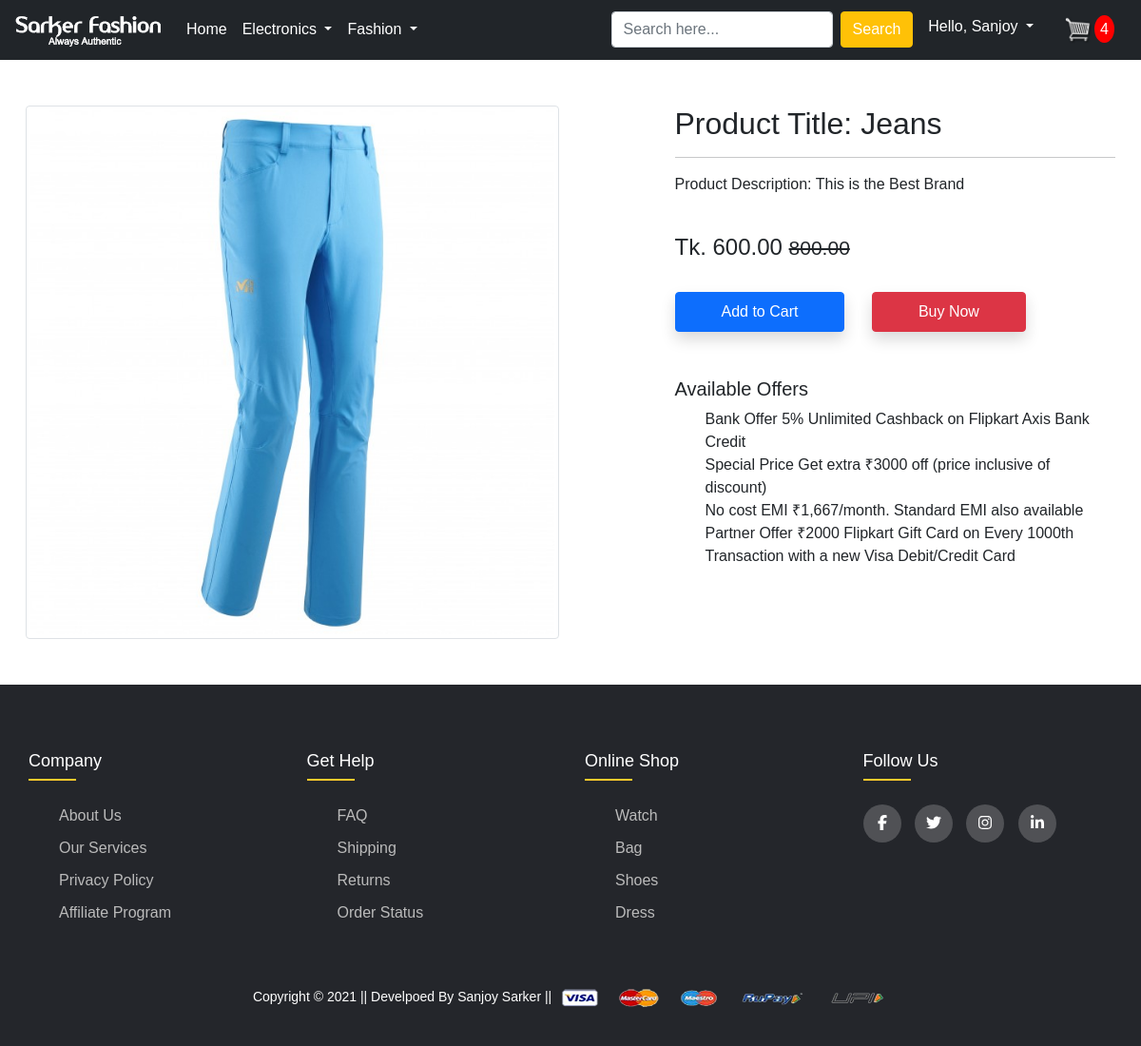
The page /product-detail/1/ (signed in) on the database its author committed.
### app/models.py (models this page shows, shortened)
class Product(models.Model):
    title = models.CharField(max_length=100, null=True)
    Selling_price = models.FloatField()
    discount_price = models.FloatField()
    description = models.TextField()
    brand = models.CharField(max_length=100, null=True)
    category = models.CharField(choices=CATEGORY, max_length=100, null=True)
    product_image = models.ImageField(upload_to='productimg')
    @property
    def imageURL(self):
        try:
            url = self.product_image.url
        except:
            url = ''
        return url

### app/views.py (the view)
class ProductDetailView(View):
    def get(self, request, pk):
        products = Product.objects.get(id=pk)
        item_in_cart = False
        if request.user.is_authenticated:
            item_in_cart = Cart.objects.filter(
                Q(product=products.id) & Q(user=request.user)).exists()
            context = {'product': products, 'item_in_cart': item_in_cart}
            return render(request, 'app/productdetail.html', context)
        else:
            return redirect('login')

### app/templates/app/productdetail.html (shortened to what this page needs)
{% extends 'app/base.html' %}
{% load static %}
{% block main-content %}
<div class="container my-5">
 <div class="row">
  <div class="col-sm-6 text-center align-self-center">
   <img src="{{product.imageURL}}" alt="Product" class="img-fluid img-thumbnail">
  </div>
  <div class="col-sm-5 offset-sm-1">
   <h2>Product Title: {{product.title}}</h2>
   <hr>
   <p>Product Description: {{product.description}}</p> <br>
   <h4>Tk. {{product.discount_price|floatformat:2}} <small class="fw-light text-decoration-line-through">{{product.Selling_price|floatformat:2}}</small></h4> <br>
   {% if request.user.is_authenticated %}
        {% if item_in_cart %}
            <a href="{% url 'showcart' %}" class="btn btn-info shadow px-5 py-2 text-white">Go to Cart</a>
        {% else %}
            <form action="/add-to-cart" class="d-inline">
                <button type="submit" class="btn btn-primary shadow px-5 py-2" >Add to Cart</button>
            </form>
        {% endif  %}
    {% endif %}
   <a href="{% url 'checkout' %}" class="btn btn-danger shadow px-5 py-2 ms-4">Buy Now</a>
   <h5 class="mt-5">Available Offers</h5>
   <ul>
    <li>Bank Offer 5% Unlimited Cashback on Flipkart Axis Bank Credit</li>
    <li>Special Price Get extra ₹3000 off (price inclusive of discount)</li>
    <li>No cost EMI ₹1,667/month. Standard EMI also available</li>
    <li>Partner Offer ₹2000 Flipkart Gift Card on Every 1000th Transaction with a new Visa Debit/Credit Card</li>
   </ul>
  </div>
 </div>
</div>
{% endblock main-content %}

### app/templates/app/base.html (shortened to what this page needs)
<!doctype html>
{% load static %}
<html lang="en">
  <head>
    <link href="https://cdn.jsdelivr.net/npm/bootstrap@5.0.0-beta1/dist/css/bootstrap.min.css" rel="stylesheet">
    <link rel="stylesheet" href="{% static 'app/css/owl.carousel.min.css' %}">
    <link rel="stylesheet" href="{% static 'app/css/all.min.css' %}">
    <link rel="stylesheet" href="{% static 'app/css/style.css' %}">
  </head>
  <body>
    <nav class="navbar navbar-expand-lg navbar-dark bg-dark">
     <div class="container-fluid">
       <a class="navbar-brand" href="/">
        <img src="{% static 'app/images/logo1.png' %}" width="160px">
      </a>
       <div class="collapse navbar-collapse" id="navbarSupportedContent">
         <ul class="navbar-nav me-auto mb-2 mb-lg-0">
           <li class="nav-item">
             <a class="nav-link active" aria-current="page" href="/">Home</a>
           </li>
           <li class="nav-item dropdown">
             <a class="nav-link dropdown-toggle text-white" href="#" id="electronicsDropdown" role="button" data-bs-toggle="dropdown" aria-expanded="false">
               Electronics
             </a>
           </li>
           <li class="nav-item dropdown">
             <a class="nav-link dropdown-toggle text-white" href="#" id="fashionDropdown" role="button" data-bs-toggle="dropdown" aria-expanded="false">
               Fashion
             </a>
           </li>
         </ul>
         <form class="d-flex">
           <input class="form-control me-2" type="search" placeholder="Search here..." aria-label="Search">
           <button class="btn btn-warning text-white" type="submit">Search</button>
         </form>
         <div>
          <ul class="navbar-nav me-auto mb-2 mb-lg-0">
            {% if request.user.is_authenticated %}
           <li class="nav-item dropdown mx-2">
              <a class="nav-link dropdown-toggle text-white" href="#" id="profileDropdown" role="button" data-bs-toggle="dropdown" aria-expanded="false">
                <span>Hello, <span class="text-capitalize">{{request.user}}</span></span>
              </a>
            </li>
            <li class="nav-item mx-2">
             <a href="{% url 'showcart' %}" class="nav-link text-white"><img src="{% static '/app/images/cart.png' %}" width="30px" alt=""><span
              class="badges">4</span> </a>
            </li>
            {% endif %}
          </ul>
         </div>
       </div>
     </div>
    </nav>
    {% block main-content %} {% endblock main-content %}
    <footer class="footer">
      <div class="container">
        <div class="row">
          <div class="footer-col">
            <h4>company</h4>
            <ul>
              <li><a href="#">about us</a></li>
              <li><a href="#">our services</a></li>
              <li><a href="#">privacy policy</a></li>
              <li><a href="#">affiliate program</a></li>
            </ul>
          </div>
          <div class="footer-col">
            <h4>get help</h4>
            <ul>
              <li><a href="#">FAQ</a></li>
              <li><a href="#">shipping</a></li>
              <li><a href="#">returns</a></li>
              <li><a href="#">order status</a></li>
            </ul>
          </div>
          <div class="footer-col">
            <h4>online shop</h4>
            <ul>
              <li><a href="#">watch</a></li>
              <li><a href="#">bag</a></li>
              <li><a href="#">shoes</a></li>
              <li><a href="#">dress</a></li>
            </ul>
          </div>
          <div class="footer-col">
            <h4>follow us</h4>
            <div class="social-links">
              <a href="#"><i class="fab fa-facebook-f"></i></a>
              <a href="#"><i class="fab fa-twitter"></i></a>
              <a href="#"><i class="fab fa-instagram"></i></a>
              <a href="#"><i class="fab fa-linkedin-in"></i></a>
            </div>
          </div>
        </div>
      </div>
      <div class="pt-5 text-center text-white">
        <small class="text-white">Copyright &copy; 2021 || Develpoed By Sanjoy Sarker || </small>
        <img src="{% static 'app/images/payment.png' %}" alt="" srcset="" class="img-fluid" height="2px">
      </div>
   </footer>
  </body>
</html>

### app/static/app/css/style.css (style rules this page uses)
body { line-height: 1.5; font-family: 'Poppins', sans-serif; }
a { text-decoration: none; }
* { margin: 0; padding: 0; box-sizing: border-box; }
.container { max-width: 1170px; margin: auto; }
.row { display: flex; flex-wrap: wrap; }
ul { list-style: none; }
.footer { background-color: #24262b; padding: 70px 0 40px; }
.footer-col { width: 25%; padding: 0 15px; }
.footer-col h4 { font-size: 18px; color: #ffffff; text-transform: capitalize; margin-bottom: 35px; font-weight: 500; position: relative; }
.footer-col h4::before { content: ''; position: absolute; left: 0; bottom: -10px; background-color: #FFCA2C; height: 2px; box-sizing: border-box; width: 50px; }
.footer-col ul li:not(:last-child) { margin-bottom: 10px; }
.footer-col ul li a { font-size: 16px; text-transform: capitalize; color: #ffffff; text-decoration: none; font-weight: 300; color: #bbbbbb; display: block; transition: all 0.3s ease; }
.footer-col .social-links a { display: inline-block; height: 40px; width: 40px; background-color: rgba(255, 255, 255, 0.2); margin: 0 10px 10px 0; text-align: center; line-height: 40px; border-radius: 50%; color: #ffffff; transition: all 0.5s ease; }
.badges { font-size: 16px; padding: 6px; border-radius: 50%; background-color: red; color: white; margin-left: 2px; }

### rows shown on the page
Product: imageURL (picture), title "Jeans", description "This is the Best Brand", discount_price "600.00", Selling_price "800.00"

### other values the page prints
{{ request.user }} "Sanjoy"
